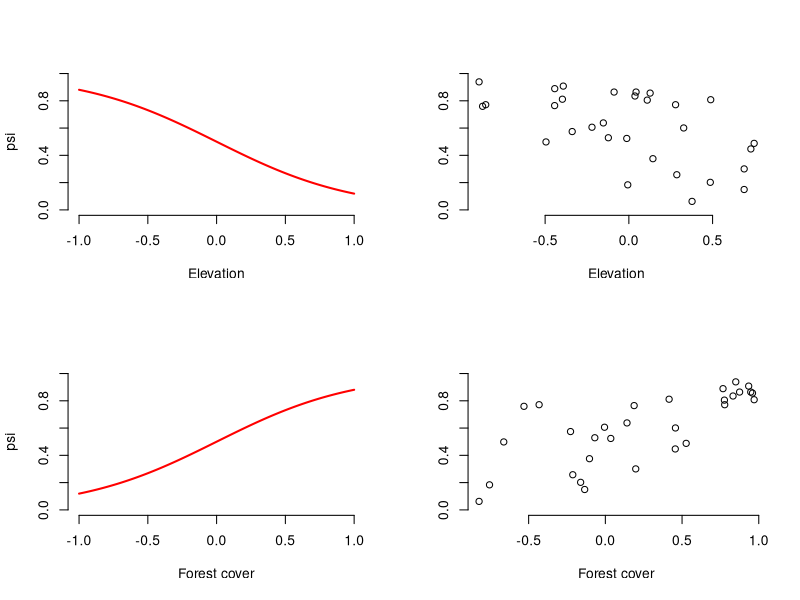
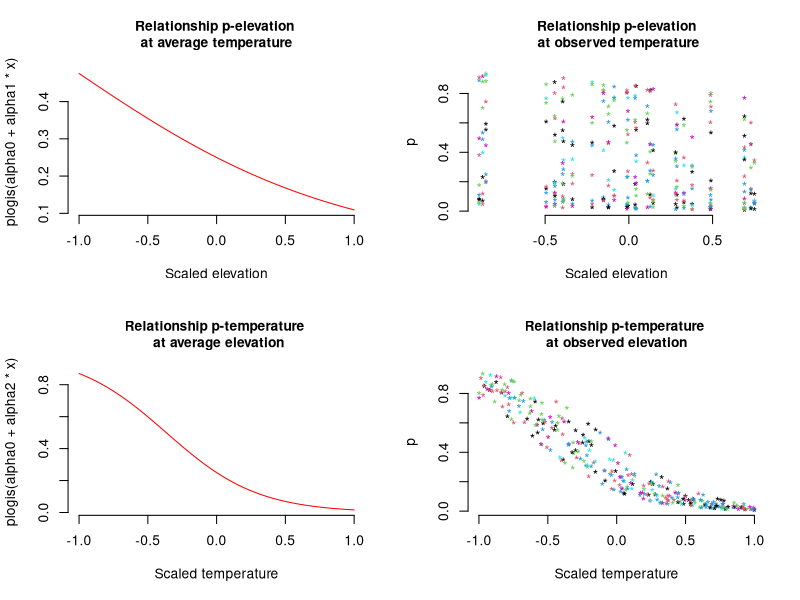

These charts were generated, in order, by the following R code:
## ---- chunk 1
###############################
## The function starts here ###
###############################

# Function definition with set of default values
data.fn <- function(M = 60, J = 30, mean.occupancy = 0.6, 
                    beta1 = -2, beta2 = 2, beta3 = 1, mean.detection = 0.3, 
                    alpha1 = -1, alpha2 = -3, alpha3 = 0, show.plot = TRUE){
# Function to simulate occupancy measurements replicated at M sites during J occasions.
# Population closure is assumed for each site.
# Expected occurrence may be affected by elevation (elev), 
# forest cover (forest) and their interaction.
# Expected detection probability may be affected by elevation, 
# temperature (temp) and their interaction.
# Function arguments:
#     M: Number of spatial replicates (sites)
#     J: Number of temporal replicates (occasions)
#     mean.occupancy: Mean occurrence at value 0 of occurrence covariates
#     beta1: Main effect of elevation on occurrence
#     beta2: Main effect of forest cover on occurrence
#     beta3: Interaction effect on occurrence of elevation and forest cover
#     mean.detection: Mean detection prob. at value 0 of detection covariates
#     alpha1: Main effect of elevation on detection probability
#     alpha2: Main effect of temperature on detection probability
#     alpha3: Interaction effect on detection of elevation and temperature
#     show.plot: if TRUE, plots of the data will be displayed; 
#               set to FALSE if you are running simulations.

# Create covariates
elev <- runif(n = M, -1, 1)                         # Scaled elevation
forest <- runif(n = M, -1, 1)                       # Scaled forest cover
temp <- array(runif(n = M*J, -1, 1), dim = c(M, J)) # Scaled temperature

# Model for occurrence
beta0 <- qlogis(mean.occupancy)               # Mean occurrence on link scale
psi <- plogis(beta0 + beta1*elev + beta2*forest + beta3*elev*forest)
z <- rbinom(n = M, size = 1, prob = psi)      # Realised occurrence

# Plots
if(show.plot){
  par(mfrow = c(2, 2), cex.main = 1)
  devAskNewPage(ask = TRUE)
  curve(plogis(beta0 + beta1*x), -1, 1, col = "red", frame.plot = FALSE, 
      ylim = c(0, 1), xlab = "Elevation", ylab = "psi", lwd = 2)
  plot(elev, psi, frame.plot = FALSE, ylim = c(0, 1), xlab = "Elevation", 
     ylab = "")
  curve(plogis(beta0 + beta2*x), -1, 1, col = "red", frame.plot = FALSE, 
      ylim = c(0, 1), xlab = "Forest cover", ylab = "psi", lwd = 2)
  plot(forest, psi, frame.plot = FALSE, ylim = c(0, 1), xlab = "Forest cover", 
     ylab = "")
}

# Model for observations
y <- p <- matrix(NA, nrow = M, ncol = J)# Prepare matrix for y and p
alpha0 <- qlogis(mean.detection)        # mean detection on link scale
for (j in 1:J){                         # Generate counts by survey
   p[,j] <- plogis(alpha0 + alpha1*elev + alpha2*temp[,j] + alpha3*elev*temp[,j])
   y[,j] <- rbinom(n = M, size = 1, prob = z * p[,j])
}

# True and observed measures of 'distribution'
sumZ <- sum(z)                     # Total occurrence (all sites)
sumZ.obs <- sum(apply(y,1,max))    # Observed number of occ sites
psi.fs.true <- sum(z) / M          # True proportion of occ. sites in sample
psi.fs.obs <- mean(apply(y,1,max)) # Observed proportion of occ. sites in sample

# More plots
if(show.plot){
  par(mfrow = c(2, 2))
  curve(plogis(alpha0 + alpha1*x), -1, 1, col = "red", 
      main = "Relationship p-elevation \nat average temperature", 
      xlab = "Scaled elevation", frame.plot = F)
  matplot(elev, p, xlab = "Scaled elevation", 
        main = "Relationship p-elevation\n at observed temperature", 
        pch = "*", frame.plot = F)
  curve(plogis(alpha0 + alpha2*x), -1, 1, col = "red", 
      main = "Relationship p-temperature \n at average elevation", 
      xlab = "Scaled temperature", frame.plot = F)
  matplot(temp, p, xlab = "Scaled temperature", 
        main = "Relationship p-temperature \nat observed elevation", 
        pch = "*", frame.plot = F)
}

# Output
return(list(M = M, J = J, mean.occupancy = mean.occupancy, 
            beta0 = beta0, beta1 = beta1, beta2 = beta2, beta3 = beta3, 
            mean.detection = mean.detection, 
            alpha0 = alpha0, alpha1 = alpha1, alpha2 = alpha2, alpha3 = alpha3, 
            elev = elev, forest = forest, temp = temp, 
            psi = psi, z = z, p = p, y = y, sumZ = sumZ, sumZ.obs = sumZ.obs, 
            psi.fs.true = psi.fs.true, psi.fs.obs = psi.fs.obs))
}

###############################
## The function ends  here  ###
###############################

## ---- chunk 2

objeto1 <- data.fn(M = 30, J = 10, mean.occupancy = 0.5, 
                   beta1 = -2, beta2 = 2, beta3 = 1, 
                   mean.detection = 0.25, alpha1 = -1,
                   alpha2 = -3, alpha3 = 0, show.plot = TRUE) # Explicit defaults

